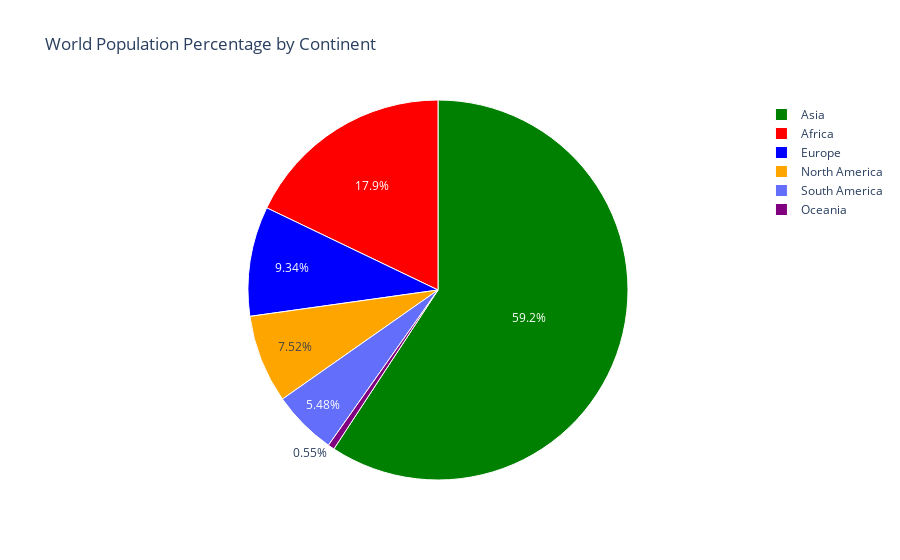

Notebook source saved alongside this figure:
### Markdown cell above
# Update pie colors

### Code cell
fig.update_traces(marker=dict(colors=custom_palette, line=dict(color='#FFFFFF',
width=1)))

### Figure 1 — Plotly figure (JSON) as saved in the notebook; plotly's stock layout.template omitted (floating-point values rounded to 4 significant figures)
{"data": [{"labels": ["Africa", "Asia", "Europe", "North America", "Oceania", "South America"], "marker": {"colors": ["red", "green", "blue", "orange", "purple"], "line": {"color": "#FFFFFF", "width": 1}}, "type": "pie", "values": [17.87, 59.19, 9.33, 7.51, 0.55, 5.48]}], "layout": {"paper_bgcolor": "rgba(255,255,255,0)", "plot_bgcolor": "rgba(255,255,255,0)", "title": {"text": "World Population Percentage by Continent"}}}
